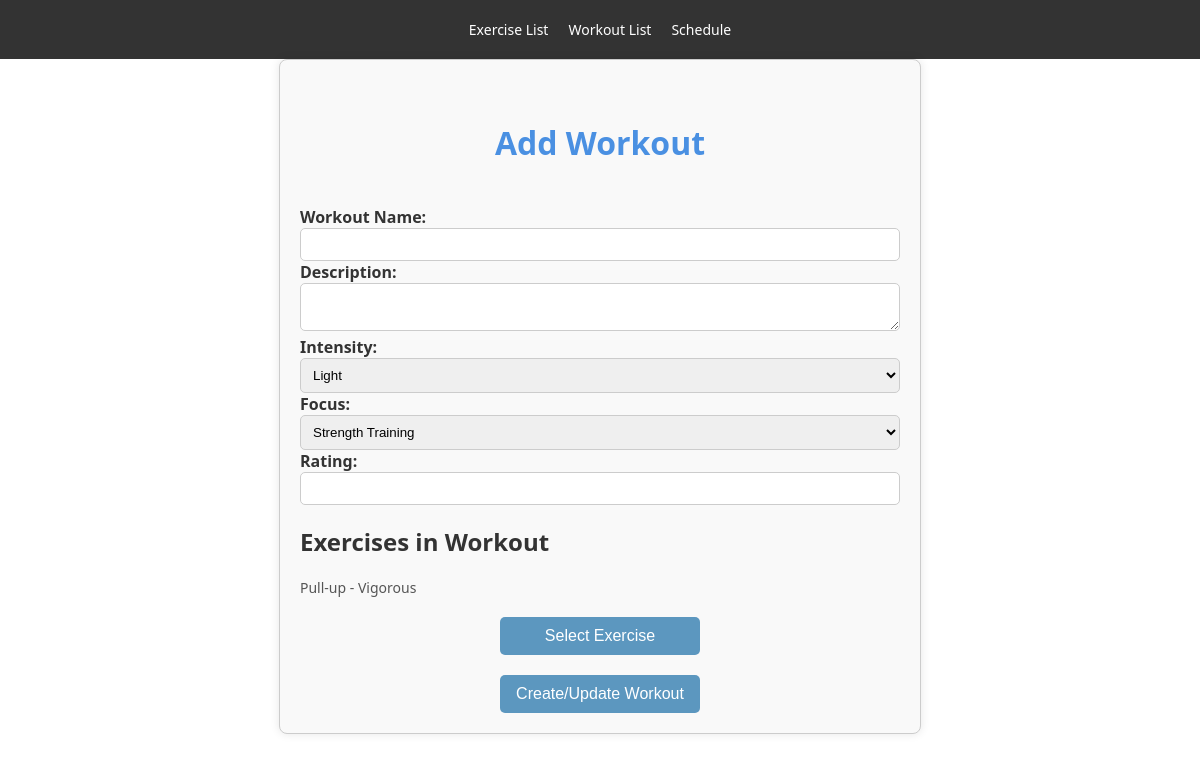
Page /add-or-edit-workout/2 on the earlier database version.
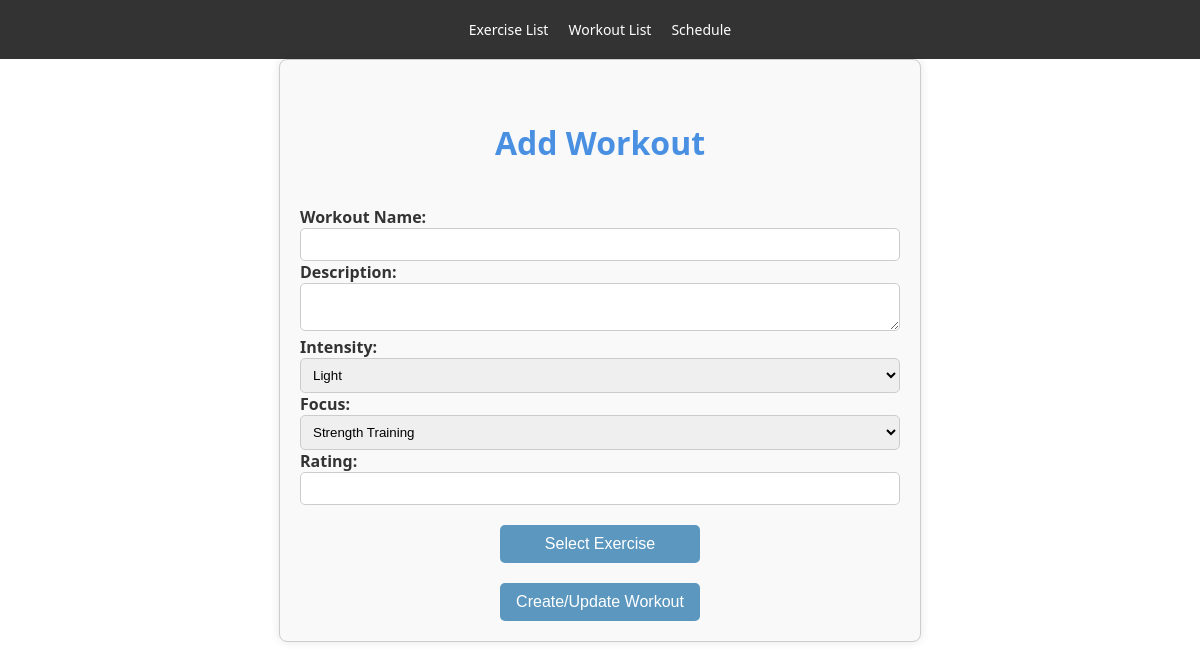
Same page on the later database version.
### tables this page shows
CREATE TABLE Exercise (
    exercise_id INTEGER PRIMARY KEY,
    name TEXT,
    exercise_detail_id INTEGER,
    rating INTEGER CHECK (rating >= 1 AND rating <= 10),
    intensity TEXT CHECK (intensity IN ('Light', 'Moderate', 'Vigorous')),
    muscle_group TEXT CHECK (muscle_group IN ('Chest', 'Back', 'Shoulders', 'Arms', 'Abdominals', 'Lower Back', 'Hips', 'Thighs', 'Legs', 'Adductors and Abductors')),
    description TEXT,
    FOREIGN KEY (exercise_detail_id) REFERENCES Exercise_Detail(exercise_detail_id)
);

### app.py (the view)
@app.route('/add-or-edit-workout/', methods=['GET', 'POST'])
@app.route('/add-or-edit-workout/<int:workout_id>', methods=['GET', 'POST'])
def add_or_edit_workout(workout_id=None):
    db = get_db()  # Ensure database connection is opened at the beginning of the function
    try:
        if request.method == 'POST':
            name = request.form.get('name', 'Default Workout Name')
            description = request.form.get('description', '')
            intensity = request.form.get('intensity', 'Medium')
            focus = request.form.get('focus', 'General')
            if workout_id is None:
                workout_id = generate_workout_id()
                db.execute("INSERT INTO Workout (workout_id, name, description, intensity, focus) VALUES (?, ?, ?, ?, ?)",
                           (workout_id, name, description, intensity, focus))
                app.logger.info(f"Inserted new workout with ID={workout_id}")
                db.commit()
                return redirect(url_for('add_or_edit_workout', workout_id=workout_id))  # Redirect to the same page with the new workout ID
            else:
                db.execute("UPDATE Workout SET name=?, description=?, intensity=?, focus=? WHERE workout_id=?",
                           (name, description, intensity, focus, workout_id))
                app.logger.info(f"Updated workout with ID={workout_id}")
                db.commit()
                return redirect(url_for('add_or_edit_workout', workout_id=workout_id))  # Redirect back to the same page with the workout ID
        else:
            if workout_id is None:
                workout_id = generate_workout_id()
                return redirect(url_for('add_or_edit_workout', workout_id=workout_id))  # Redirect if no ID is provided initially
            workout = db.execute("SELECT * FROM Workout WHERE workout_id = ?", (workout_id,)).fetchone()
            exercises = db.execute("""
                SELECT e.*
                FROM Exercise e
                JOIN Exercise_In_Workout eiw ON e.exercise_id = eiw.exercise_id
                WHERE eiw.workout_id = ?
            """, (workout_id,)).fetchall()
            return render_template('add-workout.html', workout=workout, workout_id=workout_id, exercises=exercises)
    except sqlite3.Error as e:
        app.logger.error(f"Database error: {str(e)}")
        return jsonify({'error': str(e)}), 500
    finally:
        db.close()  # Ensure db is closed only after all operations are complete

### app.py (called while the page is built)
def get_db():
    if 'sqlite_db' not in g:
        g.sqlite_db = sqlite3.connect(DATABASE)
        g.sqlite_db.row_factory = sqlite3.Row
    return g.sqlite_db

### templates/add-workout.html (shortened to what this page needs)
<!DOCTYPE html>
<html lang="en">
<head>
    <link rel="stylesheet" href="{{ url_for('static', filename='styles.css') }}">
</head>
<body>
    <header>
        <nav>
            <ul>
                <li><a href="{{ url_for('exercise_list') }}">Exercise List</a></li>
                <li><a href="{{ url_for('workout_list') }}">Workout List</a></li>
                <li><a href="{{ url_for('schedule') }}">Schedule</a></li>
            </ul>
        </nav>
    </header>
    <form id="workout-form" action="{{ url_for('submit_workout') }}" method="POST">
    <div class="form-container">
        <h1>Add Workout</h1>
        <label for="name">Workout Name:</label>
        <input type="text" id="name" name="name" value="{{ workout.name }}" required>
        <label for="description">Description:</label>
        <textarea id="description" name="description">{{ workout.description }}</textarea>
        <label for="intensity">Intensity:</label>
        <select id="intensity" name="intensity" required>
            <option value="Light" {% if workout.intensity == 'Light' %} selected {% endif %}>Light</option>
        </select>
        <label for="focus">Focus:</label>
        <select id="focus" name="focus" required>
            <option value="Strength Training" {% if workout.focus == 'Strength Training' %} selected {% endif %}>Strength Training</option>
        </select>
        <label for="rating">Rating:</label>
        <input type="number" id="rating" name="rating" min="1" max="10" value="{{ workout.rating }}" required>
        <div id="existing-exercise-container">
            {% if exercises %}
            <h2>Exercises in Workout</h2>
            <ul>
            {% for exercise in exercises %}
                <li>{{ exercise.name }} - {{ exercise.intensity }}</li>
            {% endfor %}
            </ul>
            {% endif %}
        </div>
<button id="select-exercise-button" type="button">Select Exercise</button>
<button type="submit">Create/Update Workout</button>
    </div>
    </form>
</body>
</html>

Differences in the rows shown:
removed Exercise: name "Pull-up", intensity "Vigorous"
Other differences:
text no longer shown: "Exercises in Workout"
